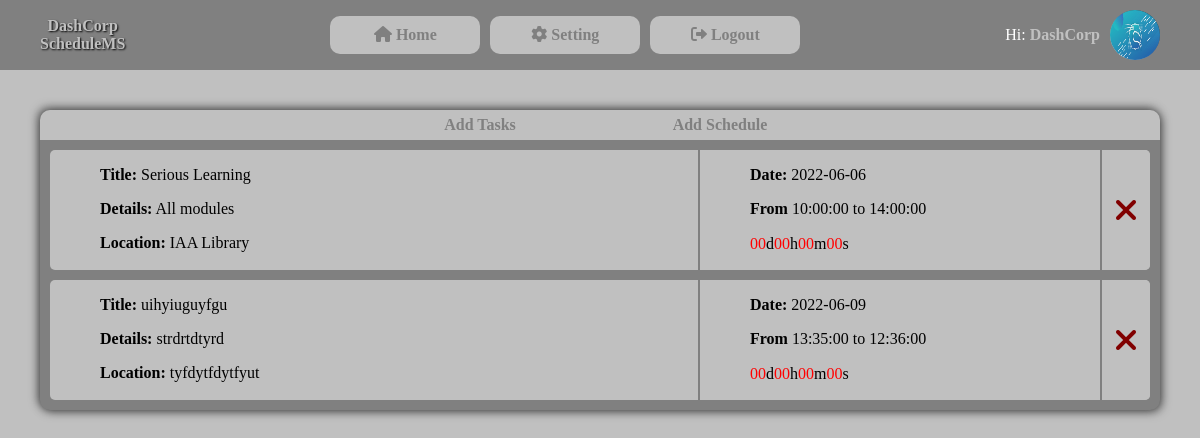
The app's page /scheduleView.php (signed in) with its own data.
### tables this page shows
CREATE TABLE `dashcorpprofile` (
  `ProfileId` int(10) NOT NULL,
  `UserId` int(10) NOT NULL,
  `ProfileImage` varchar(100) NOT NULL,
  `TimeUploaded` datetime NOT NULL DEFAULT current_timestamp()
);

CREATE TABLE `dashcorpschedule` (
  `ScheduleId` int(10) NOT NULL,
  `UserId` int(10) NOT NULL,
  `schedule_title` varchar(100) NOT NULL,
  `schedule_detail` text NOT NULL,
  `schedule_location` varchar(100) NOT NULL,
  `schedule_date` date NOT NULL,
  `schedule_start_time` time NOT NULL,
  `schedule_end_time` time NOT NULL,
  `TimeAdded` timestamp NOT NULL DEFAULT current_timestamp()
);

### scheduleView.php (the view, shortened to what this page needs)
<?php
include "headerMainPage.php";
if (isset($_SESSION['uname'])) {
    $uid = $_SESSION['id'];
?><link rel="stylesheet" href="css/app.css">
        <link rel="stylesheet" href="css/schedule.css">
        <div class="app">
            <div class="appHeader">
                    <a href="task.php">Add Tasks<li></li></a>
                    <a href="schedule.php">Add Schedule<li></li></a>
            </div>
            <div class="content">
                <?php
                    $sql1 = "SELECT * FROM dashcorpschedule WHERE UserId=$uid ORDER BY schedule_date ASC;";
                    $result = mysqli_query($conn,$sql1);
                    while($row=mysqli_fetch_array($result)){
                        ?>
                            <div class="taskDiv">
                                <div class="trueDiv">
                                    <div class="mainContent">
                                        <p><strong>Title:</strong> <?php echo $row['schedule_title'] ?> </p>
                                        <p><strong>Details:</strong> <?php echo $row['schedule_detail'] ?> </p>
                                        <p><strong>Location:</strong> <?php echo $row['schedule_location'] ?> </p>
                                    </div>
                                    <div class="timeDiv">
                                        <?php $sid=$row['ScheduleId'] ?>
                                        <p><strong>Date:</strong>  <?php echo $row['schedule_date'] ?></p>
                                        <p><strong>From</strong> <?php echo $row['schedule_start_time'] ?> to <?php echo $row['schedule_end_time'] ?></p>
                                        <p><div class="timeCounter"><p id='days<?php echo $sid ?>' style="color:red;"></p>d<p id='hours<?php echo $sid ?>' style="color:red;"></p>h<p id='minutes<?php echo $sid ?>' style="color:red;"></p>m<p id='seconds<?php echo $sid ?>' style="color:red;"></p>s</div></p>
                                    </div>
                                    <div class="deleteDiv">
                                        <a href="deleteSchedule.php?schid=<?php echo $row['ScheduleId'] ?>"><i class="fa fa-close"></i></a>
                                    </div>
                                </div>
                            </div>
                        <?php
                    }
                ?>
            </div>
        </div>
    </body>
    </html>
<?php
}
else{
    header("location:signin.php");
    exit();
}
?>

### headerMainPage.php (shortened to what this page needs)
<?php
    include_once "connection.php";
    $uid = $_SESSION['id'];
?>
<!DOCTYPE html>
<html lang="en">
<head>
    <link rel="stylesheet" href="css/mainPage.css">
    <link rel="stylesheet" href="css/FontAwesome/all.min.css">
</head>
<body>
    <div class="header">
        <div class="logo">DashCorp<br>ScheduleMS</div>
        <div class="nav">
            <a href="main.php"><li><i class='fas fa-home'></i>&nbsp;Home</li></a>
            <a href="setting.php"><li><i class="fas fa-cog"></i>&nbsp;Setting</li></a>
            <a href="logout.php"><li><i class='fas fa-sign-out-alt'></i>&nbsp;Logout</li></a>
        </div>
        <div class="profileWelcome">
            <div class="welcome">
                Hi: <strong><?php echo $_SESSION['uname'];?></strong>
            </div>
            <a href="profile.php">
                <div class="profile">
<?php
$sql="SELECT * FROM dashcorpprofile WHERE UserId='$uid';";
$result=mysqli_query($conn,$sql);
$resultData = mysqli_num_rows($result);
$row = mysqli_fetch_array($result);
if ($resultData>0) {?>
    <img src="img/profile/<?php echo $row['ProfileImage'] ?>" style='width:50px;height:50px;'><?php
}
else{
    echo "<i class='fa fa-user'></i>";
}
?></div>
</a>
</div>
</div>

### css/mainPage.css (style rules this page uses)
body { padding: 0; margin: 0; background-color: silver; user-select: none; }
.header { height: 70px; background: gray; display: flex; align-items: center; justify-content: space-between; position: sticky; top: 0; width: 100vw; }
.logo { text-align: center; margin-left: 40px; font-weight: 800; font-family: Cambria, Cochin, Georgia, Times, 'Times New Roman', serif; text-shadow: 1px 1px 2px black; color:silver; }
.nav { display: flex; gap: 10px; margin: 0 10px; }
.nav li { display: inline-block; list-style: none; background: silver; border-radius: 10px; width: 150px; text-align: center; padding: 10px 0; color: gray; font-weight: bold; }
.profileWelcome { display: flex; align-items: center; justify-content: center; margin-right: 40px; }
.welcome { margin-right: 10px; color:white; }
.welcome strong { color: silver; font-weight: 900; }
.profile { width: 50px; height: 50px; background: linear-gradient(45deg,white, black); border-radius: 50%; overflow: hidden; display: flex; align-items: center; justify-content: center; cursor: pointer; }

### css/app.css (style rules this page uses)
.app { margin: 40px; background: gray; border-radius: 10px; text-align: center; overflow: hidden; box-shadow: 2px 2px 10px rgba(0, 0, 0, 0.5),-2px -2px 10px rgb(0, 0, 0,0.5); }
.appHeader { background-color: silver; margin: 0; padding: 0; height: 30px; display: flex; align-items: center; justify-content: center; gap: 40px; overflow: hidden; }
.appHeader a { text-decoration: none; color:gray; font-weight: 900; }
.content a { color: gray; text-decoration: none; }
.taskDiv { background-color: silver; margin: 10px; border-radius: 5px; overflow: hidden; }

### css/schedule.css (style rules this page uses)
.trueDiv { display: grid; grid-template-columns: auto 400px 50px; grid-template-areas: "mc td dd"; overflow: hidden; transition: 0.5s ease; }
.mainContent { background: silver; grid-area: mc; border-right: 2px solid gray; text-align:start; margin-left:50px; }
.timeDiv { background: silver; grid-area: td; text-align: start; margin-left: 50px; }
.deleteDiv { background: silver; grid-area: dd; display: flex; align-items: center; justify-content: center; border-left: 2px solid gray; }
.fa-close { color: maroon; font-size: 2em; cursor: pointer; }
.timeCounter { display: flex; flex-direction: row; align-items: center; width: 150px; height: 20px; overflow: hidden; }

### records on screen
dashcorpprofile: ProfileImage (picture)
dashcorpschedule: schedule_title "Serious Learning", schedule_detail "All modules", schedule_location "IAA Library", schedule_date "2022-06-06", schedule_start_time "10:00:00", schedule_end_time "14:00:00"
dashcorpschedule: schedule_title "uihyiuguyfgu", schedule_detail "strdrtdtyrd", schedule_location "tyfdytfdytfyut", schedule_date "2022-06-09", schedule_start_time "13:35:00", schedule_end_time "12:36:00"

### other values on screen
$_SESSION['uname'] "DashCorp"
